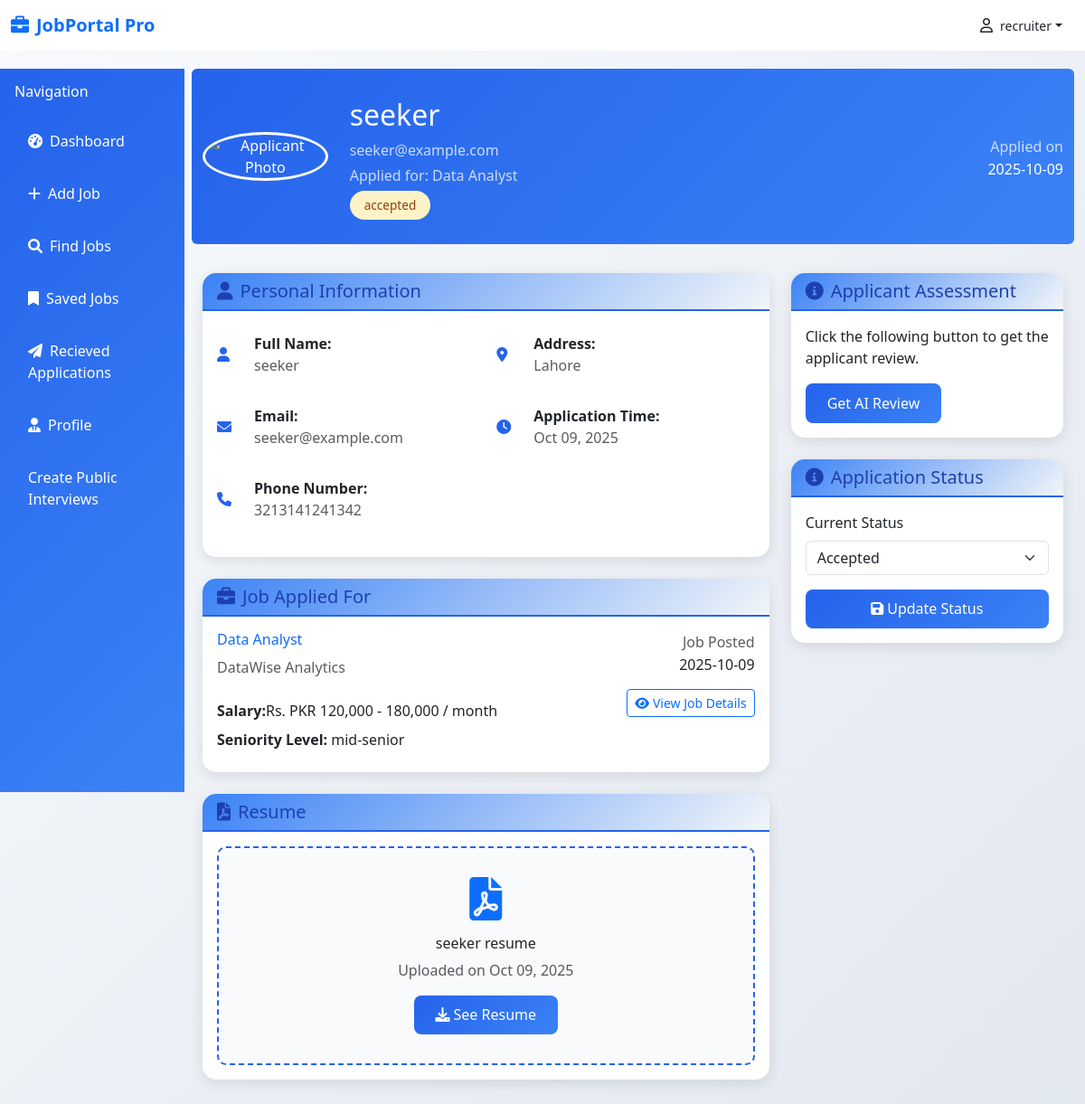
Screenshot of /applicant-detail/1 (signed in) with the database file from the repository.
### database/models.py (models this page shows)
class User(Base):
    __tablename__ = "users"
    id = Column(Integer(), primary_key=True)
    name = Column(String(256), nullable=False)
    email = Column(String(256), nullable=False)
    password = Column(String(256), nullable=False)
    is_recruiter = Column(Boolean, default=False)

class Job(Base):
    __tablename__ = "job"
    id = Column(Integer, primary_key=True, index=True)
    link = Column(String, nullable=True)
    logo = Column(String, nullable=True)
    title = Column(String, nullable=False)
    company = Column(String, nullable=True)
    location = Column(String, nullable=True)
    salary = Column(String, nullable=True)
    description = Column(Text, nullable=True)
    responsibilities = Column(Text, nullable=True)
    requirements = Column(Text, nullable=True)
    skills = Column(JSON, nullable=True)
    seniority_level = Column(String, nullable=True)
    employment_type = Column(String, nullable=True)
    job_function = Column(String, nullable=True)
    industry = Column(String, nullable=True)
    posted_on = Column(String, nullable=True)
    source = Column(String, nullable=False)
    created_at = Column(DateTime, default=datetime.utcnow)
    user_id = Column(Integer(), ForeignKey('users.id'))
    user = relationship("User", backref=backref("job", cascade='all, delete-orphan'))

class Applicant(Base):
    __tablename__="applicants"
    id = Column(Integer(), primary_key=True)
    number = Column(String(256), nullable=False)
    email = Column(String(256), nullable=True)
    address = Column(String(256), nullable=False)
    applicant = Column(Integer(), ForeignKey('users.id'))
    applied_for = Column(Integer(), ForeignKey('job.id'))
    applied_time = Column(DateTime, default = datetime.utcnow)
    interview_time = Column(DateTime, nullable=True)
    resume = Column(String(256), nullable=False)
    status = Column(String(256), nullable=False, default="pending")
    user = relationship("User", backref=backref("applicants", cascade='all, delete-orphan'))
    job = relationship("Job", backref=backref("applicants", cascade='all, delete-orphan'))

### apps/dashboard/dashboard.py (the view)
@dashboard_router.get("/applicant-detail/{applicant_id}", response_model=List[ApplicantResponse])
async def applicant_detail(
    applicant_id:int,
    request:Request,
    current_user=Depends(get_current_user),
    db:Session=Depends(get_db)
):
    applicant = db.query(Applicant).filter_by(id=applicant_id).first()
    return templates.TemplateResponse("applicantdetail.html", {"request":request, "current_user":current_user, "applicant":applicant})

### templates/applicantdetail.html (shortened to what this page needs)
{% extends 'base.html' %}
{% block csslink %}
<link rel="stylesheet" href="{{ url_for('static', path='css/applicantdetail.css') }}">
{% endblock %}
{% block content %}
<div class="col-md-9 col-lg-10">
    <div class="applicant-header rounded">
        <div class="container">
            <div class="row align-items-center">
                <div class="col-md-2 text-center">
                    <img src="https://images.unsplash.com/photo-1507003211169-0a1dd7228f2d?w=100&h=100&fit=crop&crop=face"
                         alt="Applicant Photo" class="applicant-avatar">
                </div>
                <div class="col-md-7">
                    <h2 class="mb-2">{{applicant.user.name}}</h2>
                    <p class="mb-1 opacity-75">{{applicant.user.email}}</p>
                    <p class="mb-2 opacity-75">Applied for: {{applicant.job.title}}</p>
                    <span class="status-badge status-pending"> {{applicant.status}} </span>
                </div>
                <div class="col-md-3 text-end">
                    <p class="mb-1 opacity-75">Applied on</p>
                    <h6 class="mb-0">{{applicant.job.posted_on}}</h6>
                </div>
            </div>
        </div>
    </div>
    <div class="container">
        <div class="row">
            <div class="col-lg-8">
                <div class="card">
                    <div class="card-header">
                        <h5 class="mb-0"><i class="fas fa-user me-2"></i>Personal Information</h5>
                    </div>
                    <div class="card-body">
                        <div class="row">
                            <div class="col-md-6">
                                <div class="info-item">
                                    <i class="fas fa-user"></i>
                                    <div>
                                        <strong>Full Name:</strong><br>
                                        <span class="text-muted">{{applicant.user.name}}</span>
                                    </div>
                                </div>
                                <div class="info-item">
                                    <i class="fas fa-envelope"></i>
                                    <div>
                                        <strong>Email:</strong><br>
                                        <span class="text-muted">{{applicant.user.email}}</span>
                                    </div>
                                </div>
                                <div class="info-item">
                                    <i class="fas fa-phone"></i>
                                    <div>
                                        <strong>Phone Number:</strong><br>
                                        <span class="text-muted">{{applicant.number}}</span>
                                    </div>
                                </div>
                            </div>
                            <div class="col-md-6">
                                <div class="info-item">
                                    <i class="fas fa-map-marker-alt"></i>
                                    <div>
                                        <strong>Address:</strong><br>
                                        <span class="text-muted">{{applicant.address}}</span>
                                    </div>
                                </div>
                                <div class="info-item">
                                    <i class="fas fa-clock"></i>
                                    <div>
                                        <strong>Application Time:</strong><br>
                                        <span class="text-muted">{{applicant.applied_time.strftime("%b %d, %Y")}}</span>
                                    </div>
                                </div>
                            </div>
                        </div>
                    </div>
                </div>
                <div class="card">
                    <div class="card-header">
                        <h5 class="mb-0"><i class="fas fa-briefcase me-2"></i>Job Applied For</h5>
                    </div>
                    <div class="card-body">
                        <div class="row">
                            <div class="col-md-8">
                                <h6 class="text-primary mb-2">{{applicant.job.title}}</h6>
                                <p class="text-muted mb-2">{{applicant.job.company}}</p>
                                <p class="mb-2 mt-4"><strong>Salary:</strong>Rs. {{applicant.job.salary}}</p>
                                <p class="mb-2"><strong>Seniority Level:</strong> {{applicant.job.seniority_level}} </p>
                            </div>
                            <div class="col-md-4 text-end">
                                <p class="text-muted mb-1">Job Posted</p>
                                <h6 class="mb-3"> {{applicant.job.posted_on}} </h6>
                                <a href=" {{url_for('get_job_detail', job_id=applicant.job.id)}} " class="btn btn-outline-primary btn-sm">
                                    <i class="fas fa-eye me-1"></i>View Job Details
                                </a>
                            </div>
                        </div>
                    </div>
                </div>
                <div class="card">
                    <div class="card-header">
                        <h5 class="mb-0"><i class="fas fa-file-pdf me-2"></i>Resume</h5>
                    </div>
                    <div class="card-body">
                        <div class="resume-preview">
                            <i class="fas fa-file-pdf fa-3x text-primary mb-3"></i>
                            <h6 class="mb-2">{{applicant.user.name}} resume</h6>
                            <p class="text-muted mb-3">Uploaded on {{applicant.applied_time.strftime("%b %d, %Y")}} </p>
                            <div class="d-flex justify-content-center gap-2">
                                <a href="{{applicant.resume}}" class="btn btn-primary">
                                    <i class="fas fa-download me-1"></i>See Resume
                                </a>
                            </div>
                        </div>
                    </div>
                </div>
            </div>
            <div class="col-lg-4">
                <div class="action-buttons">
                    <div class="card">
                        <div class="card-header">
                            <h5 class="mb-0"><i class="fas fa-info-circle me-2"></i>Applicant Assessment</h5>
                        </div>
                        <div class="card-body">
                            <p>Click the following button to get the applicant review.</p>
                            <a class="btn btn-primary" href="{{url_for('applicant_reviewer', applicant_id=applicant.id)}}">Get AI Review</a>
                        </div>
                    </div>
                    <div class="card">
                        <div class="card-header">
                            <h5 class="mb-0">
                            <i class="fas fa-info-circle me-2"></i>Application Status
                            </h5>
                        </div>
                        <form id="status-form"
                                method="post"
                                action="{{ url_for('applicant_status', applicant_id=applicant.id) }}"
                                class="card-body">
                            <div class="mb-3">
                            <label for="status-select" class="form-label">Current Status</label>
                            <select id="status-select" class="form-select" name="status" required>
                                <option value="accepted" {% if applicant.status == 'accepted' %}selected{% endif %}>Accepted</option>
                            </select>
                            </div>
                            <button class="btn btn-primary w-100" type="submit">
                            <i class="fas fa-save me-1"></i>Update Status
                            </button>
                        </form>
                    </div>
                </div>
            </div>
        </div>
    </div>
</div>
{% endblock %}

### templates/base.html (shortened to what this page needs)
<!DOCTYPE html>
<html lang="en">
<head>
    <link href="https://cdn.jsdelivr.net/npm/bootstrap@5.3.0/dist/css/bootstrap.min.css" rel="stylesheet">
    <link href="https://cdnjs.cloudflare.com/ajax/libs/font-awesome/6.0.0/css/all.min.css" rel="stylesheet">
    {% block csslink %} {% endblock %}
    <link rel="stylesheet" href="{{ url_for('static', path='css/base.css') }}">
</head>
<body>
    <nav class="navbar navbar-expand-lg navbar-light bg-white fixed-top">
        <div class="container-fluid">
            <a class="navbar-brand fw-bold text-primary" href=" {{url_for('dashboard')}} ">
                <i class="fas fa-briefcase me-2"></i>JobPortal Pro
            </a>
            <div class="d-flex align-items-center">
                <div class="dropdown">
                    <button class="btn text-dark dropdown-toggle d-flex align-items-center" type="button"
                        id="userDropdown" data-bs-toggle="dropdown" aria-expanded="false">
                        <i class="fa-regular fa-user me-2"></i>
                        <small>{{ current_user.name }}</small>
                    </button>
                </div>
            </div>
        </div>
    </nav>
    <div class="container-fluid" style="margin-top: 76px;">
        <div class="row">
            <div class="col-md-3 col-lg-2 px-0">
                <div class="sidebar">
                    <div class="p-3">
                        <h6 class="text-white mb-3">Navigation</h6>
                        <nav class="nav flex-column">
                            <a class="nav-link {% if request.url.path == '/dashboard' %}active{% endif %}"
                                href=" {{url_for('dashboard')}} "><i
                                    class="fas fa-tachometer-alt me-2"></i>Dashboard</a>
                            {% if current_user.is_recruiter %}
                            <a class="nav-link {% if request.url.path=='/add-job' %}active{% endif %}"
                                href=" {{url_for('add_job')}} "><i class="fas fa-plus me-2"></i>Add Job</a>
                            {% endif %}
                            <a class="nav-link {% if request.url.path=='/search' %}active{% endif %}"
                                href="{{url_for('get_search')}}"><i class="fas fa-search me-2"></i>Find Jobs</a>
                            <a class="nav-link {% if request.url.path=='/saved-job' %}active{% endif %}"
                                href=" {{url_for('saved_job')}} "><i class="fas fa-bookmark me-2"></i>Saved Jobs</a>
                            {% if current_user.is_recruiter %}
                            <a class="nav-link {% if request.url.path=='/get-applicant' %}active{% endif %}"
                                href=" {{url_for('get_applicants')}} "><i class="fas fa-paper-plane me-2"></i>Recieved
                                Applications</a>
                            {% endif %}
                            <a class="nav-link {% if request.url.path=='/profile' %}active{% endif %}"
                                href="{{url_for('get_profile')}}"><i class="fas fa-user-tie me-2"></i>Profile</a>
                            {% if current_user.is_recruiter %}
                            <a class="nav-link {% if request.url.path=='/recruiter-public-interview' %}active{% endif %}"
                                href=" {{url_for('recruiter_public_interview')}} ">Create Public Interviews</a>
                            {% endif %}
                        </nav>
                    </div>
                </div>
            </div>
            {% block content %} {% endblock %}
        </div>
    </div>
</body>
</html>

### static/css/applicantdetail.css (style rules this page uses)
:root { --primary-blue: #2563eb; --secondary-blue: #3b82f6; --light-blue: #dbeafe; --dark-blue: #1e40af; }
body { background: linear-gradient(135deg, #f8fafc 0%, #e2e8f0 100%); font-family: 'Segoe UI', Tahoma, Geneva, Verdana, sans-serif; }
.applicant-header { background: linear-gradient(135deg, var(--primary-blue) 0%, var(--secondary-blue) 100%); color: white; padding: 2rem 0; margin-bottom: 2rem; }
.applicant-avatar { width: 100px; height: 100px; border-radius: 50%; border: 3px solid white; object-fit: cover; }
.card { border: none; border-radius: 15px; box-shadow: 0 4px 15px rgba(0, 0, 0, 0.1); margin-bottom: 1.5rem; transition: transform 0.3s ease; }
.card-header { background: linear-gradient(135deg, var(--light-blue) 0%, #f1f5f9 100%); border-bottom: 2px solid var(--primary-blue); border-radius: 15px 15px 0 0 !important; font-weight: 600; color: var(--dark-blue); }
.btn-primary { background: linear-gradient(135deg, var(--primary-blue) 0%, var(--secondary-blue) 100%); border: none; border-radius: 8px; padding: 0.6rem 1.5rem; font-weight: 500; }
.info-item { display: flex; align-items: center; margin-bottom: 1rem; padding: 0.5rem 0; }
.info-item i { color: var(--primary-blue); width: 25px; margin-right: 1rem; }
.status-badge { padding: 0.4rem 1rem; border-radius: 20px; font-size: 0.85rem; font-weight: 500; }
.status-pending { background: #fef3c7; color: #92400e; }
.resume-preview { border: 2px dashed var(--primary-blue); border-radius: 10px; padding: 2rem; text-align: center; background: #f8fafc; }

### static/css/base.css (style rules this page uses)
:root { --primary-blue: #2563eb; --light-blue: #3b82f6; --dark-blue: #1e40af; --bg-blue: #eff6ff; }
body { background-color: #f8fafc; font-family: 'Segoe UI', Tahoma, Geneva, Verdana, sans-serif; }
.sidebar { background: linear-gradient(135deg, var(--primary-blue), var(--light-blue)); min-height: 100vh; position: fixed; width: 17%; }
.sidebar .nav-link { color: white; padding: 12px 15px; margin: 5px 0; border-radius: 8px; transition: all 0.3s ease; }

### rows the page displays
User: name "recruiter"
User: user.name "seeker", user.email "seeker@example.com"
Job: job "Data Analyst", job.posted_on "2025-10-09", job.company "DataWise Analytics", job.salary "PKR 120,000 - 180,000 / month", job.seniority_level "mid-senior"
Applicant: status "accepted", number "3213141241342", address "Lahore", applied_time "Oct 09, 2025", status "Accepted"
